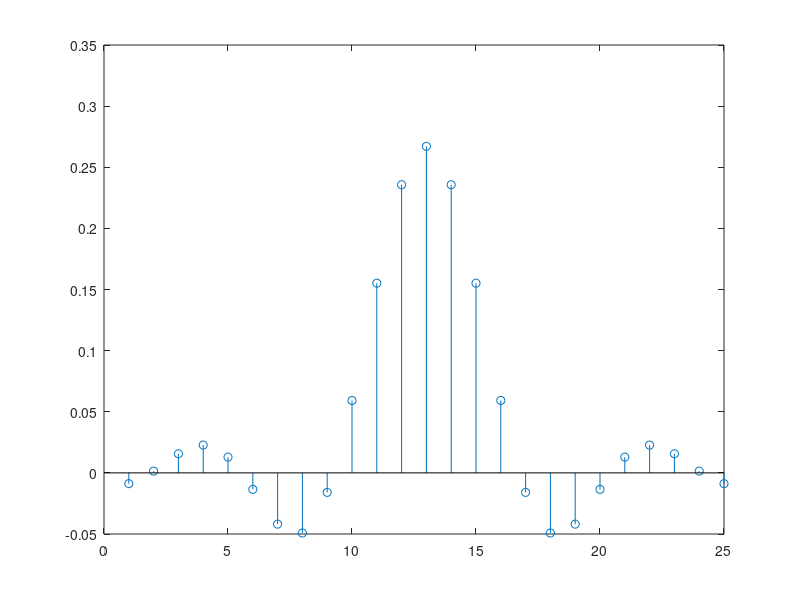

Source code (MATLAB):
% srrc_filter.m
% 2020.9.30
% CRTHu

clc
close all

% srrc order=24 wc=0.25 alpha=0.25
coefficient_vec = [-0.00881958007812500,0.00143432617187500,0.0156402587890625,0.0227355957031250,0.0129089355468750,-0.0134735107421875,-0.0419311523437500,-0.0491638183593750,-0.0159454345703125,0.0592346191406250,0.155181884765625,0.235687255859375,0.267074584960938,0.235687255859375,0.155181884765625,0.0592346191406250,-0.0159454345703125,-0.0491638183593750,-0.0419311523437500,-0.0134735107421875,0.0129089355468750,0.0227355957031250,0.0156402587890625,0.00143432617187500,-0.00881958007812500];

stem(1:length(coefficient_vec),coefficient_vec);